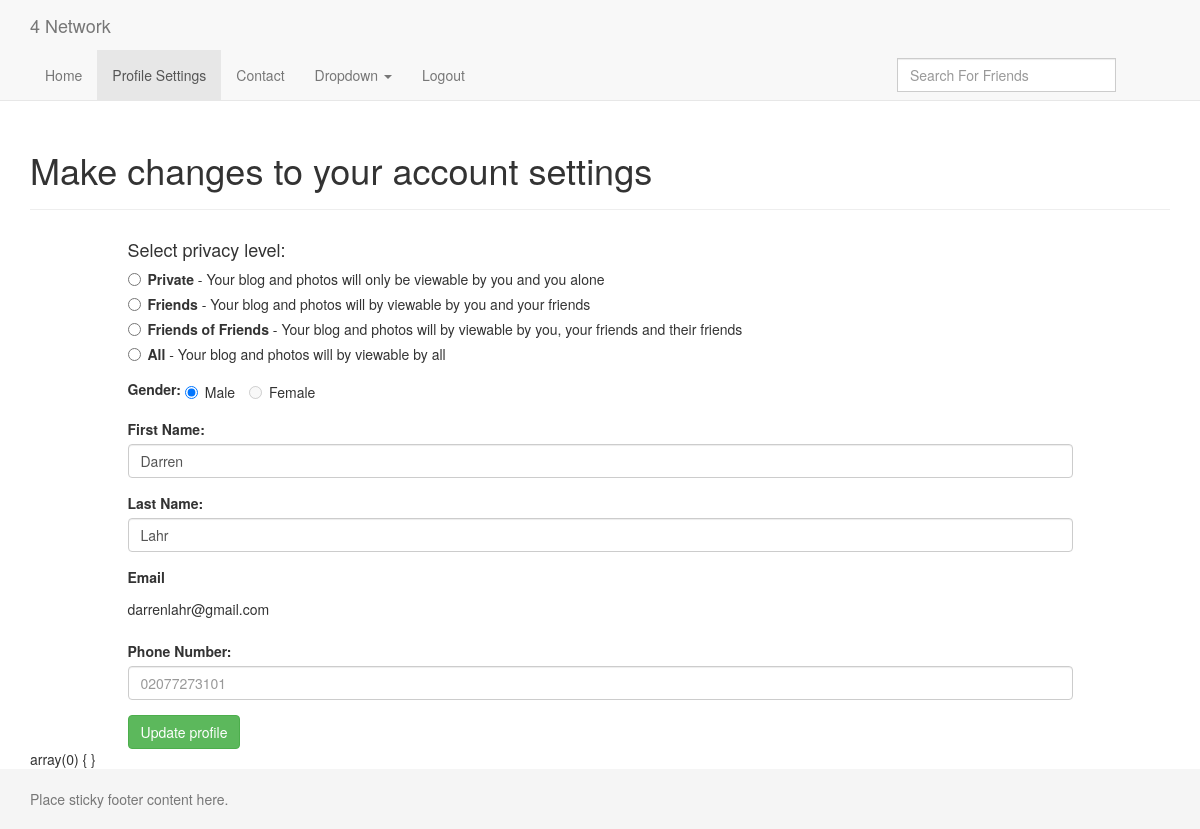
/webpages/profileSettings.php (signed in), run on the app's committed database.
### tables this page shows
CREATE TABLE `users` (
  `User_id` int(11) NOT NULL,
  `First_name` varchar(20) NOT NULL,
  `Last_name` varchar(20) NOT NULL,
  `Username` varchar(50) NOT NULL,
  `dob` date NOT NULL,
  `Password` text NOT NULL,
  `Phone` varchar(20) NOT NULL,
  `Gender` varchar(20) NOT NULL,
  `activationToken` text NOT NULL,
  `activated` tinyint(1) NOT NULL DEFAULT '0',
  `privacysettings_fk` int(11) NOT NULL COMMENT 'Links to primary key in privacysettings table',
  `Timestamp` timestamp NOT NULL DEFAULT CURRENT_TIMESTAMP ON UPDATE CURRENT_TIMESTAMP
);

### corePHP/functions.php (called while the page is built, shortened)
<?php
function connectToDatabase(){
    $con = mysqli_connect(SERVERNAME,USERNAME,SERVERPASSWORD,DATABASENAME);
    if (mysqli_connect_errno())
    {
        die("Failed to connect to MySQL: " . mysqli_connect_error()) ;
    } else{
        return $con;
    }
}
function pullUserSettings(){
    $con = connectToDatabase();
    $sql = "SELECT First_name, Last_name, Username, Phone, Gender, privacysettings_fk FROM users WHERE User_id = " . $_SESSION['User_id'];
    $result = mysqli_query($con,$sql);
    $userSettings = mysqli_fetch_assoc($result);
    return $userSettings;
}

### webpages/profileSettings.php (the view, shortened to what this page needs)
<?php
require_once($_SERVER['DOCUMENT_ROOT']. "/socialSite/corePHP/functions.php");
$userSettings = pullUserSettings();
$pageTitle = 'profileSettings';
?>
<!DOCTYPE html>
<html lang="en">
  <?php require_once("includes/head.php"); ?>
  </head>
  <body>
    <?php require_once("includes/nav.php"); ?>
    <div class="container" style="margin-top:50px">
      <div class="page-header">
        <h1>Make changes to your account settings</h1>
      </div>
      <section class="row">
          <div class="col-md-10 col-md-offset-1">
          <form method="POST">
              <div class="form-group">
                  <h4>Select privacy level:</h4>
                  <div class="radio">
                      <label>
                          <input type="radio" name="optionsPrivacy" id="privacyOption1" value="1" <?php echo (($userSettings['privacysettings_fk']=='1') ? 'checked':''); ?>>
                          <strong>Private</strong> - Your blog and photos will only be viewable by you and you alone
                      </label>
                  </div>
                  <div class="radio">
                      <label>
                          <input type="radio" name="optionsPrivacy" id="privacyOption2" value="2" <?php echo (($userSettings['privacysettings_fk']=='2') ? 'checked':''); ?>>
                          <strong>Friends</strong> - Your blog and photos will by viewable by you and your friends
                      </label>
                  </div>
                  <div class="radio">
                      <label>
                          <input type="radio" name="optionsPrivacy" id="privacyOption3" value="3" <?php echo (($userSettings['privacysettings_fk']=='3') ? 'checked':''); ?>>
                          <strong>Friends of Friends</strong> - Your blog and photos will by viewable by you, your friends and their friends
                      </label>
                  </div>
                  <div class="radio">
                      <label>
                          <input type="radio" name="optionsPrivacy" id="privacyOption4" value="4" <?php echo (($userSettings['privacysettings_fk']=='4') ? 'checked':''); ?>>
                          <strong>All</strong> - Your blog and photos will by viewable by all
                      </label>
                  </div>
              </div>
              <div class="form-group">
                  <label for="genderRatio" autofocus>Gender:</label>
                  <label class="radio-inline "><input type="radio" value="male" required <?php echo (($userSettings['Gender']=='male') ? 'checked':'disabled'); ?>>Male</label>
                  <label class="radio-inline"><input type="radio" value="female" <?php echo (($userSettings['Gender']=='female') ? 'checked':'disabled'); ?>>Female</label>
              </div>
              <div class="form-group">
                  <label for="firstName">First Name:</label>
                  <input type="text" class="form-control" name="firstName" placeholder="First Name" required value="<?php echo $userSettings['First_name'];?>">
              </div>
              <div class="form-group">
                  <label for="lastName">Last Name:</label>
                  <input type="text" class="form-control" name="lastName" placeholder="Last Name" required value="<?php echo $userSettings['Last_name'];?>">
              </div>
              <div class="form-group">
                  <label class="control-label">Email</label>
                  <p class="form-control-static"><?php echo $userSettings['Username'];?></p>
              </div>
              <div class="form-group">
                  <label for="telNumber">Phone Number:</label>
                  <input type="number" class="form-control" id="telNumber" name="Phone" placeholder="02077273101" value="<?php echo $userSettings['Phone'];?>">
              </div>
              <button type="submit" class="btn btn-success">Update profile</button>
          </form>
          </div>
      </section>
    <?php var_dump($_POST);?>
    </div>
    <footer class="footer">
      <div class="container">
        <p class="text-muted">Place sticky footer content here.</p>
      </div>
    </footer>
  </body>
</html>

### webpages/includes/head.php (shortened to what this page needs)
<link href="../vendor/twbs/bootstrap/dist/css/bootstrap.css" rel="stylesheet">

### webpages/includes/nav.php (shortened to what this page needs)
<nav class="navbar navbar-default navbar-fixed-top">
    <div class="container">
        <div class="navbar-header">
            <a class="navbar-brand" href="#">4 Network</a>
        </div>
        <div id="navbar" class="collapse navbar-collapse">
            <ul class="nav navbar-nav">
                <li <?php if($pageTitle == "index") echo 'class="active"'?>><a href="index.php">Home</a></li>
                <li <?php if($pageTitle == "profileSettings") echo 'class="active"'?>><a href="profileSettings.php">Profile Settings</a></li>
                <li><a href="#contact">Contact</a></li>
                <li class="dropdown">
                    <a href="#" class="dropdown-toggle" data-toggle="dropdown" role="button" aria-haspopup="true" aria-expanded="false">Dropdown <span class="caret"></span></a>
                </li>
                <li><a href="../index.php" class="logOutLink">Logout</a></li>
                <div class="col-sm-3 col-md-3 pull-right" id="friendSearchContainer">
                    <form class="navbar-form" role="search">
                        <div class="input-group">
                            <input type="text" size="75" class="form-control" id="friendSearchBox" placeholder="Search For Friends" autocomplete="off">
                        </div>
                    </form>
                </div>
            </ul>
        </div>
    </div>
</nav>

### webpages/profileSettings.php (style rules this page uses)
html { position: relative; min-height: 100%; }
body { margin-bottom: 60px; }
.footer { position: absolute; bottom: 0; width: 100%; height: 60px; background-color: #f5f5f5; }
body > .container { padding: 60px 15px 0; }
.container .text-muted { margin: 20px 0; }
.footer > .container { padding-right: 15px; padding-left: 15px; }

### data on the page
users: privacysettings_fk "☐ Private - Your blog and photos", privacysettings_fk "☐ Friends - Your blog and photos", privacysettings_fk "☐ Friends of Friends - Your blog", privacysettings_fk "☐ All - Your blog and photos wil", Gender "☑ Male", Gender "☐ Female", firstName "Darren", lastName "Lahr", Username "darrenlahr@gmail.com"
